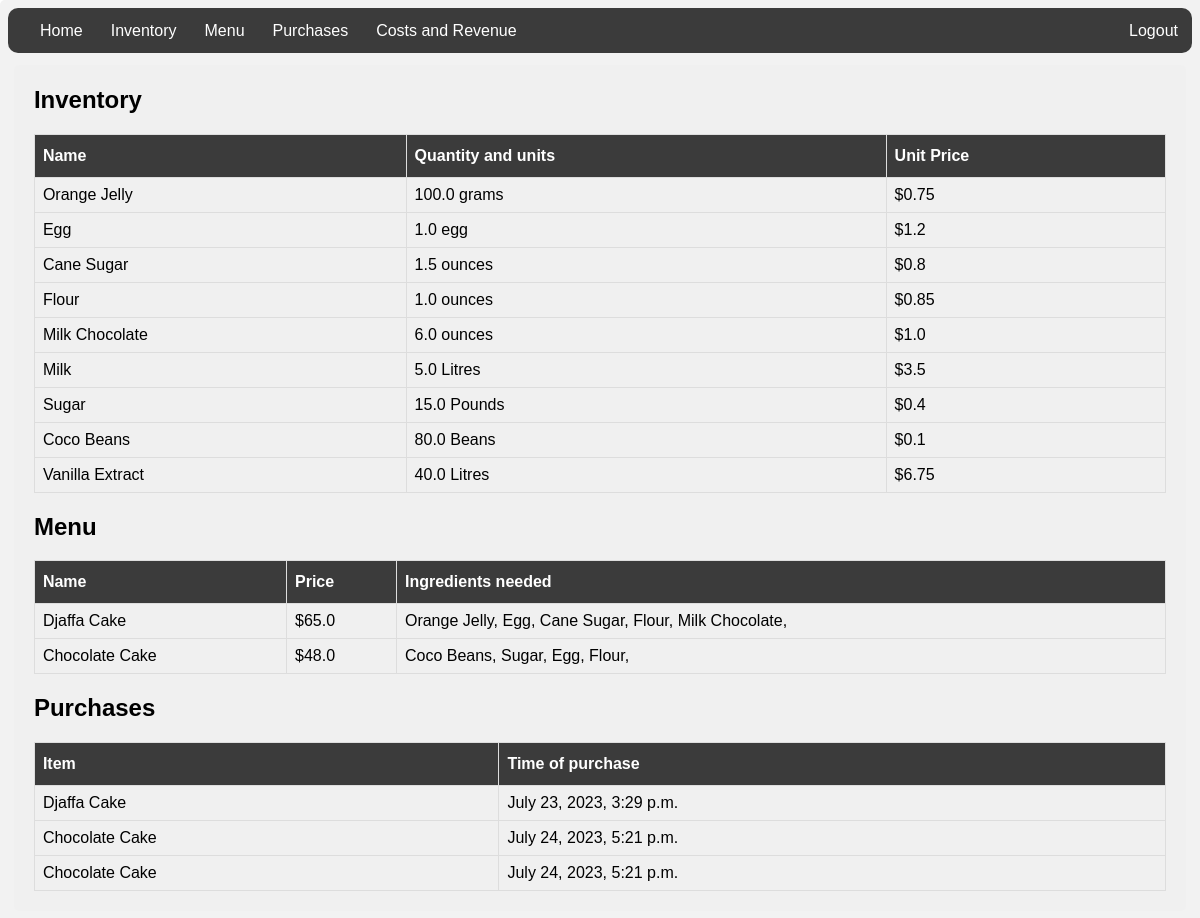
The app's page / (signed in) with its own data.
### inventory/models.py (models this page shows, shortened)
class Ingredient(models.Model):
    name = models.CharField(max_length=30)
    quantity = models.FloatField(default=0)
    unit = models.CharField(max_length=30)
    unit_price = models.FloatField(default=0)
    total_price = models.IntegerField(default=0)

class MenuItem(models.Model):
    name = models.CharField(max_length=30)
    price = models.FloatField(default=0)
    def __str__(self):
        return self.name

class RecipeRequirement(models.Model):
    menu_item = models.ForeignKey(MenuItem, on_delete=models.CASCADE)
    ingredient = models.ForeignKey(Ingredient, on_delete=models.CASCADE)
    ingredient_quantity = models.IntegerField(default=0)

class Purchase(models.Model):
    menu_item = models.ForeignKey(MenuItem, on_delete=models.CASCADE)
    timestamp = models.DateTimeField(default=timezone.now)

### inventory/views.py (the view)
# urls.py: 2. Add a URL to urlpatterns:  path('', Home.as_view(), name='home')
class Home(LoginRequiredMixin, TemplateView):
   template_name = 'inventory/home.html'
   def get_context_data(self, **kwargs):
      context = super().get_context_data(**kwargs)
      context["ingredients"] = Ingredient.objects.all()
      context["menuitems"] = MenuItem.objects.all()
      context["reciperequirements"] = RecipeRequirement.objects.all()
      context["purchases"] = Purchase.objects.all()
      return context

### inventory/templates/inventory/home.html (shortened to what this page needs)
{% extends './base.html' %}
{% block content %}
<head>
</head>
<h2>Inventory</h2>
<table>
    <tr>
      <th>Name</th>
      <th>Quantity and units</th>
      <th>Unit Price</th>
    </tr>
    {% for ingredient in ingredients %}
    <tr>
    <tr>
        <td>{{ ingredient.name|title }}</td>
        <td>{{ ingredient.quantity }} {{ ingredient.unit }}</td>
        <td>${{ ingredient.unit_price }}</td>
    </tr>
    {% endfor %}
  </table>
<h2>Menu</h2>
<table>
    <tr>
      <th>Name</th>
      <th>Price</th>
      <th>Ingredients needed</th>
    </tr>
    {% for menu_item in menuitems %}
    <tr>
    <tr>
        <td>{{ menu_item.name|title }}</td>
        <td>${{ menu_item.price }}</td>
        <td>
        {% for reciperequirement in reciperequirements %}
        {% if reciperequirement.menu_item.name == menu_item.name %}
        {{ reciperequirement.ingredient.name|title }},
        {% endif %}
        {% endfor %}
    </tr>
    {% endfor %}
  </table>
<h2>Purchases</h2>
<table>
    <tr>
      <th>Item</th>
      <th>Time of purchase</th>
    </tr>
    {% for purchase in purchases %}
    <tr>
    <tr>
        <td>{{ purchase.menu_item|title }}</td>
        <td>{{ purchase.timestamp }}</td>
    </tr>
    {% endfor %}
  </table>
{% endblock %}

### inventory/templates/inventory/base.html (style rules this page uses)
body { font-family: Arial, Helvetica, sans-serif; }
table { border-collapse: collapse; width: 100%; }
td, th { border: 1px solid #ddd; padding: 8px; }
tr:nth-child(even) { background-color: #f2f2f2; }
th { padding-top: 12px; padding-bottom: 12px; text-align: left; background-color: #3B3B3B;; color: white; }

### records on screen
Ingredient: name "Orange Jelly", quantity "100.0", unit "grams", unit_price "0.75"
Ingredient: name "Egg", quantity "1.0", unit "egg", unit_price "1.2"
Ingredient: name "Cane Sugar", quantity "1.5", unit "ounces", unit_price "0.8"
Ingredient: name "Flour", quantity "1.0", unit "ounces", unit_price "0.85"
Ingredient: name "Milk Chocolate", quantity "6.0", unit "ounces", unit_price "1.0"
Ingredient: name "Milk", quantity "5.0", unit "Litres", unit_price "3.5"
Ingredient: name "Sugar", quantity "15.0", unit "Pounds", unit_price "0.4"
Ingredient: name "Coco Beans", quantity "80.0", unit "Beans", unit_price "0.1"
Ingredient: name "Vanilla Extract", quantity "40.0", unit "Litres", unit_price "6.75"
MenuItem: name "Djaffa Cake", price "65.0"
RecipeRequirement: ingredient.name "Orange Jelly"
RecipeRequirement: ingredient.name "Egg"
RecipeRequirement: ingredient.name "Cane Sugar"
RecipeRequirement: ingredient.name "Flour"
RecipeRequirement: ingredient.name "Milk Chocolate"
MenuItem: name "Chocolate Cake", price "48.0"
RecipeRequirement: ingredient.name "Coco Beans"
RecipeRequirement: ingredient.name "Sugar"
RecipeRequirement: ingredient.name "Egg"
RecipeRequirement: ingredient.name "Flour"
Purchase: menu_item "Djaffa Cake", timestamp "July 23, 2023, 3:29 p.m."
Purchase: menu_item "Chocolate Cake", timestamp "July 24, 2023, 5:21 p.m."
Purchase: menu_item "Chocolate Cake", timestamp "July 24, 2023, 5:21 p.m."
